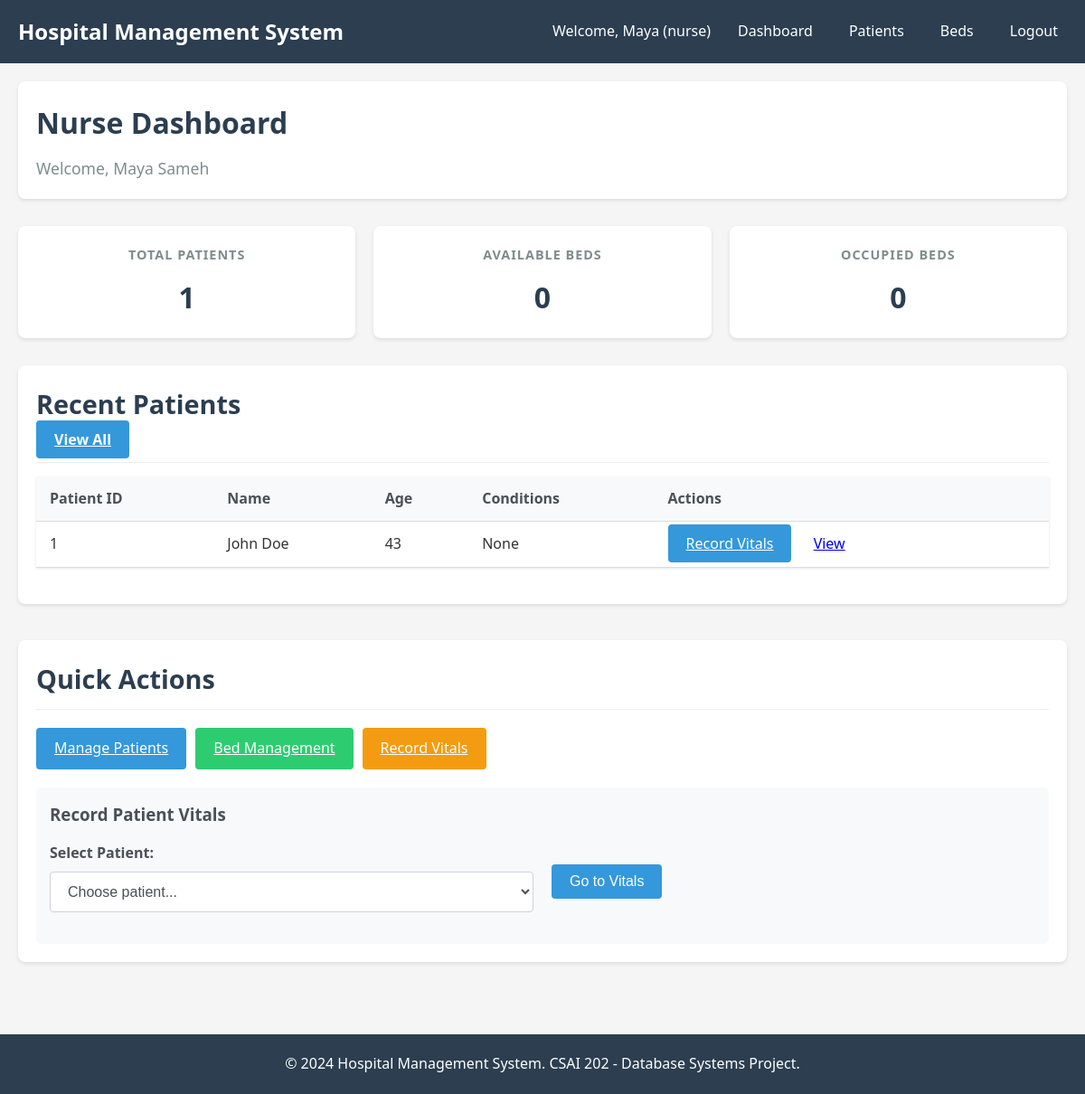
The page /nurse/dashboard (signed in) on the database its author committed.
### models/user.py (models this page shows, shortened)
class User(db.Model, UserMixin):
    __tablename__ = 'user_account'
    user_id = db.Column(db.Integer, primary_key=True)
    username = db.Column(db.String(50), unique=True, nullable=False)
    password = db.Column(db.String(200), nullable=False)
    role = db.Column(db.String(20), nullable=False)
    doctor = db.relationship('Doctor', backref='user', uselist=False)
    nurse = db.relationship('Nurse', backref='user', uselist=False)
    receptionist = db.relationship('Receptionist', backref='user', uselist=False)
    @property
    def is_admin(self):
        return self.role == 'admin'
    @property
    def is_doctor(self):
        return self.role == 'doctor'
    @property
    def is_nurse(self):
        return self.role == 'nurse'

### models/nurse.py (models this page shows)
class Nurse(db.Model):
    __tablename__ = 'nurse'
    nurse_id = db.Column(db.Integer, primary_key=True)
    name = db.Column(db.String(100), nullable=False)
    user_id = db.Column(db.Integer, db.ForeignKey('user_account.user_id'))
    record_updates = db.relationship('NurseUpdatesRecord', backref='nurse', lazy=True)

### models/patient.py (models this page shows)
class Patient(db.Model):
    __tablename__ = 'patient'
    patient_id = db.Column(db.Integer, primary_key=True)
    name = db.Column(db.String(100), nullable=False)
    phone = db.Column(db.String(20))
    date_of_birth = db.Column(db.Date)
    age = db.Column(db.Integer)
    previous_conditions = db.Column(db.Text)
    street = db.Column(db.String(100))
    city = db.Column(db.String(100))
    appointments = db.relationship('Appointment', backref='patient', lazy=True)
    medical_record = db.relationship('MedicalRecord', backref='patient', uselist=False)
    prescriptions = db.relationship('Prescription', backref='patient', lazy=True)
    lab_tests = db.relationship('LabTest', backref='patient', lazy=True)
    invoices = db.relationship('Invoice', backref='patient', lazy=True)

### controllers/nurse_controller.py (the view)
@nurse_bp.route('/dashboard')
@login_required
@nurse_required
def dashboard():
    nurse = Nurse.query.filter_by(user_id=current_user.user_id).first()
    patients = Patient.query.all()
    available_beds = RoomBed.query.filter_by(status='Available').count()
    occupied_beds = RoomBed.query.filter_by(status='Occupied').count()
    return render_template('nurse/dashboard.html', nurse=nurse, patients=patients, available_beds=available_beds, occupied_beds=occupied_beds)

### templates/nurse/dashboard.html (shortened to what this page needs)
{% extends "base.html" %}
{% block content %}
<div class="dashboard-header">
    <h1>Nurse Dashboard</h1>
    <p>Welcome, {{ nurse.name }}</p>
</div>
<div class="dashboard-stats">
    <div class="stat-card">
        <h3>Total Patients</h3>
        <div class="number">{{ patients|length }}</div>
    </div>
    <div class="stat-card">
        <h3>Available Beds</h3>
        <div class="number">{{ available_beds }}</div>
    </div>
    <div class="stat-card">
        <h3>Occupied Beds</h3>
        <div class="number">{{ occupied_beds }}</div>
    </div>
</div>
<div class="dashboard-sections">
    <div class="card">
        <div class="card-header">
            <h2>Recent Patients</h2>
            <a href="{{ url_for('nurse.patients') }}" class="btn btn-primary">View All</a>
        </div>
        {% if patients %}
        <table class="table">
            <thead>
                <tr>
                    <th>Patient ID</th>
                    <th>Name</th>
                    <th>Age</th>
                    <th>Conditions</th>
                    <th>Actions</th>
                </tr>
            </thead>
            <tbody>
                {% for patient in patients[:5] %}
                <tr>
                    <td>{{ patient.patient_id }}</td>
                    <td>{{ patient.name }}</td>
                    <td>{{ patient.age }}</td>
                    <td>{{ patient.previous_conditions[:30] if patient.previous_conditions else 'None' }}{% if patient.previous_conditions and patient.previous_conditions|length > 30 %}...{% endif %}</td>
                    <td>
                        <a href="{{ url_for('nurse.patient_vitals', patient_id=patient.patient_id) }}" class="btn btn-primary btn-sm">Record Vitals</a>
                        <a href="{{ url_for('patient.view_patient', patient_id=patient.patient_id) }}" class="btn btn-info btn-sm">View</a>
                    </td>
                </tr>
                {% endfor %}
            </tbody>
        </table>
        {% else %}
        <p>No patients found.</p>
        {% endif %}
    </div>
    <div class="card">
        <div class="card-header">
            <h2>Quick Actions</h2>
        </div>
        <div class="action-buttons">
            <a href="{{ url_for('nurse.patients') }}" class="btn btn-primary">Manage Patients</a>
            <a href="{{ url_for('nurse.beds') }}" class="btn btn-success">Bed Management</a>
            <a href="{{ url_for('nurse.patient_vitals', patient_id=1) }}" class="btn btn-warning">Record Vitals</a>
        </div>
        <div class="quick-forms">
            <h3>Record Patient Vitals</h3>
            <form action="{{ url_for('nurse.patient_vitals', patient_id=0) }}" method="GET" class="inline-form">
                <div class="form-row">
                    <div class="form-group">
                        <label for="patient_select">Select Patient:</label>
                        <select id="patient_select" name="patient_id" class="form-control" required onchange="updateFormAction(this)">
                            <option value="">Choose patient...</option>
                        </select>
                    </div>
                    <div class="form-group">
                        <button type="submit" class="btn btn-primary" style="margin-top: 25px;">Go to Vitals</button>
                    </div>
                </div>
            </form>
        </div>
    </div>
</div>
{% endblock %}

### templates/base.html (shortened to what this page needs)
<!DOCTYPE html>
<html lang="en">
<head>
    <link rel="stylesheet" href="{{ url_for('static', filename='css/style.css') }}">
    <link rel="stylesheet" href="{{ url_for('static', filename='css/dashboard.css') }}">
    <link rel="stylesheet" href="{{ url_for('static', filename='css/forms.css') }}">
</head>
<body>
    <div class="header">
        <div class="navbar">
            <a href="{{ url_for('index') }}" class="logo">Hospital Management System</a>
            <ul class="nav-links">
                {% if current_user.is_authenticated %}
                    <li>Welcome, {{ current_user.username }} ({{ current_user.role }})</li>
                    <li><a href="{{ url_for('index') }}">Dashboard</a></li>
                    {% if current_user.is_admin %}
                        <li><a href="{{ url_for('admin.users') }}">Users</a></li>
                        <li><a href="{{ url_for('admin.reports') }}">Reports</a></li>
                    {% elif current_user.is_doctor %}
                        <li><a href="{{ url_for('doctor.appointments') }}">Appointments</a></li>
                        <li><a href="{{ url_for('doctor.patients') }}">Patients</a></li>
                    {% elif current_user.is_nurse %}
                        <li><a href="{{ url_for('nurse.patients') }}">Patients</a></li>
                        <li><a href="{{ url_for('nurse.beds') }}">Beds</a></li>
                    {% elif current_user.is_receptionist %}
                        <li><a href="{{ url_for('receptionist.appointments') }}">Appointments</a></li>
                        <li><a href="{{ url_for('receptionist.billing') }}">Billing</a></li>
                    {% endif %}
                    <li><a href="{{ url_for('auth.logout') }}">Logout</a></li>
                {% else %}
                    <li><a href="{{ url_for('auth.login') }}">Login</a></li>
                {% endif %}
            </ul>
        </div>
    </div>
    <div class="container">
        <div class="content">
            {% block content %}{% endblock %}
        </div>
    </div>
    <footer class="footer">
        <p>&copy; 2024 Hospital Management System. CSAI 202 - Database Systems Project.</p>
    </footer>
</body>
</html>

### static/css/style.css (style rules this page uses)
* { margin: 0; padding: 0; box-sizing: border-box; }
body { font-family: 'Segoe UI', Tahoma, Geneva, Verdana, sans-serif; background-color: #f5f5f5; color: #333; line-height: 1.6; }
.container { width: 100%; max-width: 1200px; margin: 0 auto; padding: 20px; min-height: calc(100vh - 140px); }
.header { background-color: #2c3e50; color: white; padding: 1rem 0; }
.navbar { display: flex; justify-content: space-between; align-items: center; padding: 0 20px; }
.logo { font-size: 1.5rem; font-weight: bold; color: white; text-decoration: none; }
.nav-links { display: flex; list-style: none; gap: 20px; align-items: center; }
.nav-links li { color: white; }
.nav-links a { color: white; text-decoration: none; padding: 5px 10px; border-radius: 4px; transition: background-color 0.3s; }
.form-group { margin-bottom: 20px; }
.form-group label { display: block; margin-bottom: 5px; font-weight: 500; color: #555; }
.form-control { width: 100%; padding: 10px; border: 1px solid #ddd; border-radius: 4px; font-size: 16px; }
.btn { padding: 10px 20px; border: none; border-radius: 4px; font-size: 16px; cursor: pointer; transition: background-color 0.3s; }
.btn-primary { background-color: #3498db; color: white; }
.btn-success { background-color: #2ecc71; color: white; }
.btn-warning { background-color: #f39c12; color: white; }
.table { width: 100%; border-collapse: collapse; margin-bottom: 20px; background: white; box-shadow: 0 1px 3px rgba(0,0,0,0.1); }
.table th, .table td { padding: 12px 15px; text-align: left; border-bottom: 1px solid #ddd; }
.table th { background-color: #f8f9fa; font-weight: 600; color: #495057; }
.card { background: white; border-radius: 8px; padding: 20px; margin-bottom: 20px; box-shadow: 0 2px 4px rgba(0,0,0,0.1); }
.card-header { border-bottom: 1px solid #eee; padding-bottom: 10px; margin-bottom: 15px; font-size: 1.2rem; font-weight: 600; color: #2c3e50; }
.footer { background-color: #2c3e50; color: white; text-align: center; padding: 20px; margin-top: 40px; }
.dashboard-stats { display: grid; grid-template-columns: repeat(auto-fit, minmax(250px, 1fr)); gap: 20px; margin-bottom: 30px; }
.stat-card { background: white; padding: 20px; border-radius: 8px; box-shadow: 0 2px 4px rgba(0,0,0,0.1); text-align: center; }
.stat-card h3 { color: #7f8c8d; margin-bottom: 10px; font-size: 0.9rem; text-transform: uppercase; letter-spacing: 1px; }
.stat-card .number { font-size: 2rem; font-weight: bold; color: #2c3e50; }
.action-buttons { display: flex; gap: 10px; margin-top: 20px; }
.form-row { display: flex; gap: 20px; margin-bottom: 15px; }
.form-row .form-group { flex: 1; margin-bottom: 0; }

### static/css/dashboard.css (style rules this page uses)
.dashboard-header { margin-bottom: 30px; padding: 20px; background-color: white; border-radius: 8px; box-shadow: 0 2px 4px rgba(0,0,0,0.1); }
.dashboard-header h1 { color: #2c3e50; margin-bottom: 10px; }
.dashboard-header p { color: #7f8c8d; font-size: 1.1rem; }
.dashboard-sections { display: grid; grid-template-columns: 1fr; gap: 20px; margin-top: 20px; }

### static/css/forms.css (style rules this page uses)
.form-row { display: flex; gap: 20px; margin-bottom: 20px; }
.form-row .form-group { flex: 1; margin-bottom: 0; }
.form-group { margin-bottom: 20px; }
.form-group label { display: block; margin-bottom: 8px; font-weight: 600; color: #495057; }
.form-control { width: 100%; padding: 12px 15px; font-size: 16px; line-height: 1.5; color: #495057; background-color: #fff; border: 1px solid #ced4da; border-radius: 4px; transition: border-color 0.15s ease-in-out, box-shadow 0.15s ease-in-out; }
select.form-control { height: 45px; }

### templates/nurse/dashboard.html (style rules this page uses)
.quick-forms { margin-top: 20px; padding: 15px; background-color: #f8f9fa; border-radius: 5px; }
.quick-forms h3 { margin-bottom: 15px; color: #495057; }
.inline-form { margin-top: 10px; }
.action-buttons { display: flex; gap: 10px; margin-bottom: 20px; flex-wrap: wrap; }

### rows shown on the page
User: username "Maya", role "nurse"
Nurse: name "Maya Sameh"
Patient: patient_id "1", name "John Doe", age "43", previous_conditions "None"

### other values the page prints
{{ patients|length }} "1"
{{ available_beds }} "0"
{{ occupied_beds }} "0"
